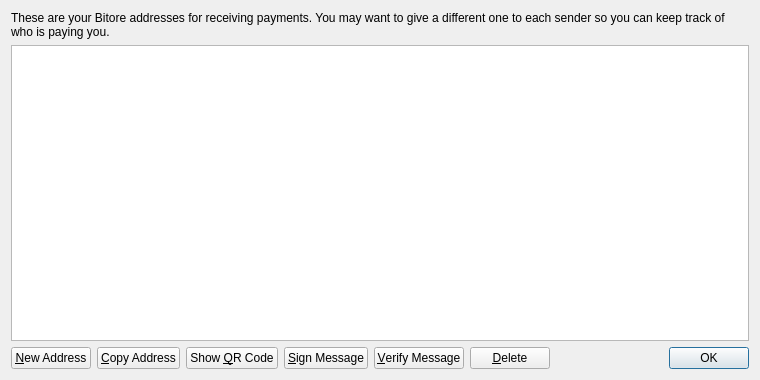
<?xml version="1.0" encoding="UTF-8"?>
<ui version="4.0">
 <class>AddressBookPage</class>
 <widget class="QWidget" name="AddressBookPage">
  <property name="geometry">
   <rect>
    <x>0</x>
    <y>0</y>
    <width>760</width>
    <height>380</height>
   </rect>
  </property>
  <property name="windowTitle">
   <string>Address Book</string>
  </property>
  <layout class="QVBoxLayout" name="verticalLayout">
   <item>
    <widget class="QLabel" name="labelExplanation">
     <property name="text">
      <string>These are your Bitore addresses for receiving payments. You may want to give a different one to each sender so you can keep track of who is paying you.</string>
     </property>
     <property name="textFormat">
      <enum>Qt::PlainText</enum>
     </property>
     <property name="wordWrap">
      <bool>true</bool>
     </property>
    </widget>
   </item>
   <item>
    <widget class="QTableView" name="tableView">
     <property name="contextMenuPolicy">
      <enum>Qt::CustomContextMenu</enum>
     </property>
     <property name="toolTip">
      <string>Double-click to edit address or label</string>
     </property>
     <property name="tabKeyNavigation">
      <bool>false</bool>
     </property>
     <property name="alternatingRowColors">
      <bool>true</bool>
     </property>
     <property name="selectionMode">
      <enum>QAbstractItemView::SingleSelection</enum>
     </property>
     <property name="selectionBehavior">
      <enum>QAbstractItemView::SelectRows</enum>
     </property>
     <property name="sortingEnabled">
      <bool>true</bool>
     </property>
     <attribute name="verticalHeaderVisible">
      <bool>false</bool>
     </attribute>
    </widget>
   </item>
   <item>
    <layout class="QHBoxLayout" name="horizontalLayout">
     <item>
      <widget class="QPushButton" name="newAddressButton">
       <property name="toolTip">
        <string>Create a new address</string>
       </property>
       <property name="text">
        <string>&amp;New Address</string>
       </property>
       <property name="icon">
        <iconset resource="../bitcoin.qrc">
         <normaloff>:/icons/add</normaloff>:/icons/add</iconset>
       </property>
      </widget>
     </item>
     <item>
      <widget class="QPushButton" name="copyToClipboard">
       <property name="toolTip">
        <string>Copy the currently selected address to the system clipboard</string>
       </property>
       <property name="text">
        <string>&amp;Copy Address</string>
       </property>
       <property name="icon">
        <iconset resource="../bitcoin.qrc">
         <normaloff>:/icons/editcopy</normaloff>:/icons/editcopy</iconset>
       </property>
      </widget>
     </item>
     <item>
      <widget class="QPushButton" name="showQRCode">
       <property name="text">
        <string>Show &amp;QR Code</string>
       </property>
       <property name="icon">
        <iconset resource="../bitcoin.qrc">
         <normaloff>:/icons/qrcode</normaloff>:/icons/qrcode</iconset>
       </property>
      </widget>
     </item>
     <item>
      <widget class="QPushButton" name="signMessage">
       <property name="toolTip">
        <string>Sign a message to prove you own a Bitore address</string>
       </property>
       <property name="text">
        <string>&amp;Sign Message</string>
       </property>
       <property name="icon">
        <iconset resource="../bitcoin.qrc">
         <normaloff>:/icons/edit</normaloff>:/icons/edit</iconset>
       </property>
      </widget>
     </item>
     <item>
      <widget class="QPushButton" name="verifyMessage">
       <property name="toolTip">
        <string>Verify a message to ensure it was signed with a specified Bitore address</string>
       </property>
       <property name="text">
        <string>&amp;Verify Message</string>
       </property>
       <property name="icon">
        <iconset resource="../bitcoin.qrc">
         <normaloff>:/icons/transaction_0</normaloff>:/icons/transaction_0</iconset>
       </property>
      </widget>
     </item>
     <item>
      <widget class="QPushButton" name="deleteButton">
       <property name="toolTip">
        <string>Delete the currently selected address from the list. Only sending addresses can be deleted.</string>
       </property>
       <property name="text">
        <string>&amp;Delete</string>
       </property>
       <property name="icon">
        <iconset resource="../bitcoin.qrc">
         <normaloff>:/icons/remove</normaloff>:/icons/remove</iconset>
       </property>
      </widget>
     </item>
     <item>
      <spacer name="horizontalSpacer">
       <property name="orientation">
        <enum>Qt::Horizontal</enum>
       </property>
       <property name="sizeHint" stdset="0">
        <size>
         <width>40</width>
         <height>20</height>
        </size>
       </property>
      </spacer>
     </item>
     <item>
      <widget class="QDialogButtonBox" name="buttonBox">
       <property name="sizePolicy">
        <sizepolicy hsizetype="Maximum" vsizetype="Fixed">
         <horstretch>0</horstretch>
         <verstretch>0</verstretch>
        </sizepolicy>
       </property>
       <property name="standardButtons">
        <set>QDialogButtonBox::Ok</set>
       </property>
      </widget>
     </item>
    </layout>
   </item>
  </layout>
 </widget>
 <resources>
  <include location="../bitcoin.qrc"/>
 </resources>
 <connections/>
</ui>
